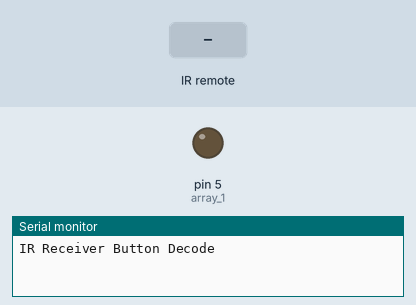
This sketch was run on a simulated Arduino Uno, built with avr-gcc and run on an emulated ATmega328P. Shown: output pins drawn as LEDs (lit = HIGH), the last lines printed to the serial monitor. Inputs (shaded band) come from the test bench.

Above: at 1.2 s.
1.3 s: infrared code 0x29C9CDD3 received
At 1.6 s:
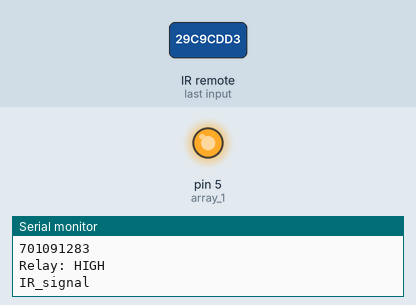
2.8 s: infrared code 0x11D6C191 received
At 4.0 s:
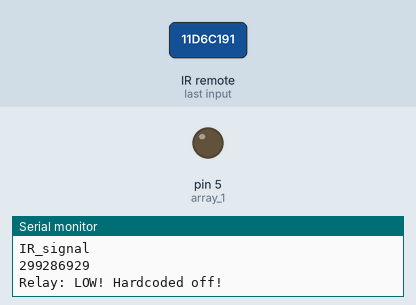
Timing chart, 0 to 5.8 s (numbered marks = the images above; inputs shaded):
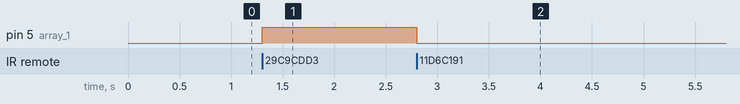

Measured:
- after the input at 1.3 s, pin 5 (array_1): LOW → HIGH at once
- after the input at 2.8 s, pin 5 (array_1): HIGH → LOW at once

The sketch:

Nano_Deckenlicht_1.0.ino
```cpp
#include "IRremote.h"

#define array_1 5         // delay
#define switch_1 6        // light_switch
#define LIGHT_OFF 299286929
int receiver = 4;        // Signal Pin of IR receiver to Arduino Digital Pin 11 doesn't work use pin 4
long licht_an=701091283;  // Signal light on by 3772784863 (owne value) long 64 bit int 32 bit
int halter=0;             // hold relay on power

/*-----( Declare objects )-----*/
IRrecv irrecv(receiver);     // create instance of 'irrecv'
decode_results results;      // create instance of 'decode_results'


void setup()   /*----( SETUP: RUNS ONCE )----*/
{
  pinMode(array_1,OUTPUT);
  pinMode(switch_1,INPUT_PULLUP);
  Serial.begin(9600);
  Serial.println("IR Receiver Button Decode");
  irrecv.enableIRIn(); // Start the receiver
  results.value = 0;
}/*--(end setup )---*/


void loop(){
  if (irrecv.decode(&results)){   //check for IR_signal
    Serial.println(results.value);
    if(results.value == licht_an && halter == 0){   //activate Relay by IR_signal
      halter = 1;
      digitalWrite(array_1,HIGH);       //light on
      Serial.println("Relay: HIGH \nIR_signal\n");
      delay(700);
    }
    else if(results.value == licht_an && halter == 1){  //disactivate Relay by IR_signal
      halter = 0;
      digitalWrite(array_1,LOW);        //light off
      Serial.println("Relay: LOW\nIRsignal\n");
      delay(700);
    }
    else if(results.value == LIGHT_OFF){
      halter = 0;
      digitalWrite(array_1,LOW);
      Serial.println("Relay: LOW! Hardcoded off!");
      delay(700);
    }
    else{
      Serial.println("No function in value!\n");
    }
    irrecv.resume(); // receive the next value
  }
  /*else if(digitalRead(switch_1) == HIGH && halter==0){  //activate Relay by button
      halter = 1;
      digitalWrite(array_1,HIGH);       //light on
      Serial.println("Relay: HIGH\nButton pressed!\n");
      delay(700);
  }
  else if(digitalRead(switch_1) == HIGH && halter == 1){  //disactivate Relay by button
      halter = 0;
      digitalWrite(array_1,LOW);        //light off
      Serial.println("Relay: LOW\nButton pressed!\n");
      delay(700);
  }*/
}
```
